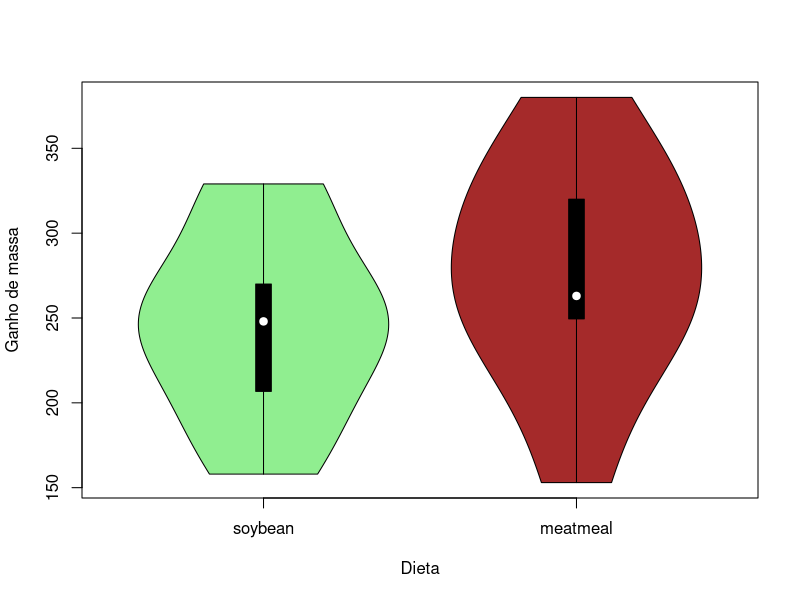
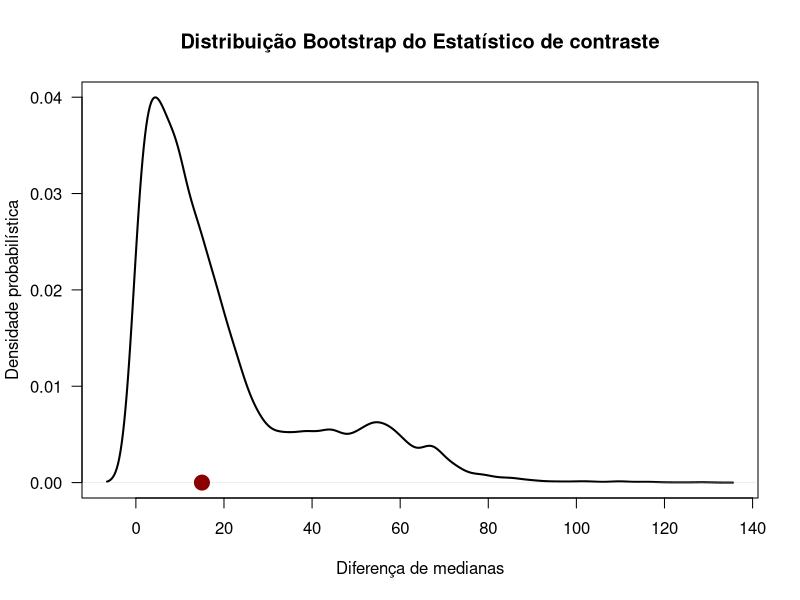

Reproduce these figures in R, in order.
install.packages("datasets")

require(datasets)

data(chickwts)
View(chickwts)

# Separar os dados da dieta baseada em soja
soybean <- subset(chickwts, feed == "soybean")
View(soybean)

# Separar os dados da dieta baseada em farinha de carne
meatmeal <- subset(chickwts, feed == "meatmeal")
View(meatmeal)

# juntar tudo em um data frame único
chick <- rbind(soybean, meatmeal)

# usar dois fatores
chick$feed <- factor(chick$feed, levels = c("soybean", "meatmeal"))
View(chick)

medianas <- tapply(chick$weight, chick$feed, median)

medianas

vioplot::vioplot(weight ~ feed, data = chick,
                 ylab = "Ganho de massa", 
                 xlab = "Dieta",
                 col = c("lightgreen", "brown"))

dif_medianas <- abs(medianas[[1]] - medianas[[2]])
dif_medianas

# amostragem com substituição
amostra_bot <- sample(chick$weight, size = nrow(chick), replace = TRUE)

medianas_bot <- tapply(amostra_bot, chick$feed, median)

(abs(medianas_bot[[1]] - medianas_bot[[2]]))

n <- nrow(chick)
B <- 10000
Var <- chick$weight
Grupo <- chick$feed

set.seed(123)

# B amostras
boot_samples <- matrix( sample(Var, size = n*B, replace = TRUE),
                        nrow = n, ncol = B)

dim(boot_samples)

str(boot_samples)

boot_dif <- numeric(length = B)

# diferenças de medias para as 10000 amostras usando o loop 
for (i in 1:B) {
  mediana_bot <- tapply(boot_samples[,i], Grupo, median)
  
  boot_dif[i] <- (abs(mediana_bot[[1]] - mediana_bot[[2]]))
}

# gráfico da densidade probabilística
plot(density(boot_dif), lwd = 2,
     xlab = "Diferença de medianas", ylab = "Densidade probabilística",
     main = "Distribuição Bootstrap do Estatístico de contraste", las = 1)

# diferença de medianas calculada
points(dif_medianas, 0, cex = 2, pch = 19, col = "darkred")

p_valor <- (sum(boot_dif >= dif_medianas))/B

p_valor
